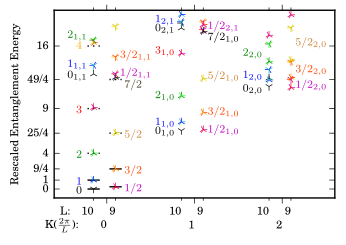

Write Python code to recreate this figure.
# coding: utf-8
from __future__ import division
#import matplotlib
#matplotlib.use('PDF')
from matplotlib.backends.backend_pdf import PdfPages
from DataAnalysis import data
from DataAnalysis import PEPS_plots as pp
import numpy as np
from matplotlib import pyplot as plt
from PEPS import IO_helper as IO
from PEPS import spectra_analyzer as spec
from PEPS.CylinderPEPS import run
from matplotlib.offsetbox import AnchoredOffsetbox, TextArea, DrawingArea, HPacker

from sfig import ticker
# from matplotlib import rcParams, ticker
# plot_params = {'axes.labelsize': 14,   # 8
               # 'title.fontsize': 14,   # 8
               # 'legend.fontsize': 14,  # 8
               # 'font.size': 14,        # 8
               # 'xtick.labelsize': 14,  # 8
               # 'ytick.labelsize': 14,  # 8
               # 'lines.markersize': 16, # 8
               # 'savefig.bbox': 'tight',   # tight
               # 'savefig.pad_inches': 0.1, # 0.1
               # 'text.usetex': True,
               # 'font.family': 'serif',
               # 'text.latex.preamble' : [r'\usepackage{amsmath}'],
               # 'figure.figsize': (10, 7)}  # (3.5, 2.5) default
# rcParams.update(plot_params)

i=10
stri = str(i)
IO.go_to_data_parent('interpolatedboson/a'+stri)
IO.add_to_path()
state = IO.get_state()
Ls = range(9, 11, 1)
L_min, L_max = min(Ls), max(Ls)
shift_func = lambda L: 0.1 if L==9 else -0.15
#shift_func = lambda L: 0.2*(L-L_max)/(L_max - L_min)
#shift_func = lambda L: 0

params = IO.Params.kw('LKN', L=Ls, K=[0], N=[0])
for p in params:
    run.create_edge_spectrum(state, p, overwrite=False)

spectrum = pp.load_edge_spectrum(state, Ls)
spectrum = pp.shift_boson_number(spectrum)

spectrum.add_as_prop(pp.energy, val='val')
data_name = 'energy'

pp.shift_and_scale(spectrum, scale=1) #just shift
data_name = 'E'
all_points = list(spectrum.points())

for point in all_points:
    if not point['L']%2:
        point['shifted_E'] = point['E']
    else:
        point['shifted_E'] = 2*point['E']+1/4
data_name = 'shifted_E'
spec_points = spectrum.collect(['K', 'N', 'band'], 'L', data_name)

spec_points.plot_toolbox = data.SpectraPlotTools()
spec_points.plot_toolbox.markers = ['1', '2', '3', '4']
#spec_points.plot_toolbox.markers
spec_points.update_plot_args(title='Edge Spectrum', xlabel='K', ylabel='Energy',
                                  xlim=[-0.6, 2.6], ylim=[-1, 20])
#even_colors = ['k', 'b', 'g', 'r', 'gold', 'orange', 'orangered', 'y','m', 'lime', 'c']    
color_pairs = [('k', 'k'), ('b', 'c'),('g', 'lime'),('r', 'm'),('orange', 'orangered'),('gold', 'y')] 
colors = [c for cp in color_pairs for c in cp]
def color_func(N):
    x=0
    if N<0:
        x=1
    if N%2==0: 
        return abs(N)+x
    else: #
        return abs(N)+1+4+x
        # return 11-abs(N)+x
spec_points.plot_toolbox.colors = colors
spec_points.plot_toolbox.color_func = color_func
fig, spec_ax = spec_points.plot_toolbox.spec_plot(spec_points, data_name,
                                                 shift_func=shift_func)
# if i!=10 and i!=0:
    # plt.title('Entanglement Spectrum for b=0.'+stri)
# elif i==10:
    # plt.title('Entanglement Spectrum for soft-core FBI')
# elif i==0:
    # plt.title('Entanglement Spectrum for hard-core FBI')
ax = plt.gca()
Ks = range(0, 3)

#x major ticks
ax.set_xticks(Ks)
ax.xaxis.set_tick_params(which='major', direction='out', pad=12)
ax.set_xticklabels([r'K($\frac{2\pi}{L}$):$\qquad$'+str(K) if K==0 else str(K) for K in Ks], ha='right')

#x minor ticks
ax.xaxis.set_tick_params(which='minor', direction='out')#, pad=-14)
ax.set_xticks([K+shift_func(L) for K in Ks for L in Ls], minor=True)
ax.set_xticklabels(['L:$\quad$'+str(L) if (K==0 and L==10) else str(L) for K in Ks for L in Ls], minor=True, ha='right')

#y ticks
ax.set_yticks([0, 1, 9/4, 4, 25/4, 9, 49/4, 16])
ax.set_yticklabels(['0', '1', '9/4', '4', '25/4', '9', '49/4', '16'])
ax.legend().set_visible(False)

#
eps = 0.07
hlin1=plt.hlines([0, 1], shift_func(L_max)-eps, shift_func(L_max)+eps, colors='k', linestyles='-')
hlin1=plt.hlines([1/4, 9/4], shift_func(L_min)-eps, shift_func(L_min)+eps, colors='k', linestyles='-')
hlin2=plt.hlines([4, 9, 16], shift_func(L_max)-eps, shift_func(L_max)+eps, colors='k', linestyles='dotted')
hlin2=plt.hlines([25/4, 49/4], shift_func(L_min)-eps, shift_func(L_min)+eps, colors='k', linestyles='dotted')

texts = []
def pop_text():
    texts[-1].remove()
    plt.draw()

# text = plt.text(-0.5,0-0.4,'$|0, 0\\rangle$', color='k')
# texts.append(text)
# text = plt.text(0.15,1/4-0.4,'$|1/2, 0\\rangle$', color='m')
# texts.append(text)
# text = plt.text(-0.5,1-0.4,'$|1, 0\\rangle$', color='b')
# texts.append(text)
# text = plt.text(0.15, 9/4-0.4,'$|3/2, 0\\rangle$', color='orangered')
# texts.append(text)
# text = plt.text(-0.5,4-0.4,'$|2, 0\\rangle$', color='g')
# texts.append(text)
# text = plt.text(0.15, 25/4-0.4,'$|5/2, 0\\rangle$', color='#CD7F32')
# texts.append(text)
# text = plt.text(-0.5,9-0.4,'$|3, 0\\rangle$', color='r')
# texts.append(text)
# text = plt.text(0.15, 49/4-0.4,'$|7/2, 0\\rangle$', color='#493D26')
# texts.append(text)
# text = plt.text(-0.5, 51/4-0.4,'$|0, 0\\rangle_{1, 1}$', color='k')
# texts.append(text)
# text = plt.text(0.15, 52/4-0.4,'$|1/2, 0\\rangle_{1, 1}$', color='m')
# texts.append(text)
# text = plt.text(-0.5, 56/4-0.4,'$|1, 0\\rangle_{1, 1}$', color='b')
# texts.append(text)
# text = plt.text(0.15, 60/4-0.4,'$|3/2, 0\\rangle_{1, 1}$', color='orangered')
# texts.append(text)
# text = plt.text(-0.5, 65/4-0.4,'$|4, 0\\rangle$', color='orange')
# texts.append(text)
# text = plt.text(-0.5, 69/4-0.4,'$|2, 0\\rangle_{1, 1}$', color='green')
# texts.append(text)
# text = plt.text(1-0.5,26/4-0.4,'$|0, 0\\rangle_{1, 0}$', color='k')
# texts.append(text)
# text = plt.text(1.15,27/4-0.4,'$|1/2, 0\\rangle_{1, 0}$', color='m')
# texts.append(text)
# text = plt.text(1-0.5,1+26/4-0.4,'$|1, 0\\rangle_{1, 0}$', color='b')
# texts.append(text)
# text = plt.text(1.15,9/4+26/4-0.4,'$|3/2, 0\\rangle_{1, 0}$', color='orangered')
# texts.append(text)
# text = plt.text(1-0.5,4+26/4-0.4,'$|2, 0\\rangle_{1, 0}$', color='green')
# texts.append(text)
# text = plt.text(1.15,25/4+26/4-0.4,'$|5/2, 0\\rangle_{1, 0}$', color='#CD7F32')
# texts.append(text)
# text = plt.text(1-0.5,9+26/4-0.4,'$|3, 0\\rangle_{1, 0}$', color='r')
# texts.append(text)
# text = plt.text(1-0.5,11.5+26/4-0.4,'$|0, 0\\rangle_{2, 1}$', color='k')
# texts.append(text)
# text = plt.text(1.15,11.5+1/4+26/4-0.4,'$|1/2, 0\\rangle_{2, 1}$', color='m')
# texts.append(text)
# text = plt.text(1-0.5,11.5+1+26/4-0.4,'$|1, 0\\rangle_{2, 1}$', color='b')
# texts.append(text)
# text = plt.text(2-0.5,11.25-0.4,'$|0, 0\\rangle_{2, 0}$', color='k')
# texts.append(text)
# text = plt.text(2.15,2/4+11.25-0.4,'$|1/2, 0\\rangle_{2, 0}$', color='m')
# texts.append(text)
# text = plt.text(2-0.5,1+2/4+11.25-0.4,'$|1, 0\\rangle_{2, 0}$', color='b')
# texts.append(text)
# text = plt.text(2.15,1+3/4+2/4+11.25-0.4,'$|3/2, 0\\rangle_{2, 0}$', color='orangered')
# texts.append(text)
# text = plt.text(2-0.5,4+11.25-0.4,'$|2, 0\\rangle_{2, 0}$', color='g')
# texts.append(text)
text = plt.text(-0.35,0-0.5,'$0$', color='k')
texts.append(text)
text = plt.text(0.2,1/4-0.5,'$1/2$', color='m')
texts.append(text)
text = plt.text(-0.35,1-0.5,'$1$', color='b')
texts.append(text)
text = plt.text(0.2, 9/4-0.5,'$3/2$', color='orangered')
texts.append(text)
text = plt.text(-0.35,4-0.5,'$2$', color='g')
texts.append(text)
text = plt.text(0.2, 25/4-0.5,'$5/2$', color='#CD7F32')
texts.append(text)
text = plt.text(-0.35,9-0.5,'$3$', color='r')
texts.append(text)
text = plt.text(0.2, 49/4-0.5-0.4,'$7/2$', color='#493D26')
texts.append(text)
text = plt.text(-0.45, 51/4-0.5,'$0_{1, 1}$', color='k')
texts.append(text)
text = plt.text(0.15, 52/4-0.5,'$1/2_{1, 1}$', color='m')
texts.append(text)
text = plt.text(-0.45, 56/4-0.5,'$1_{1, 1}$', color='b')
texts.append(text)
text = plt.text(0.15, 60/4-0.5,'$3/2_{1, 1}$', color='orangered')
texts.append(text)
text = plt.text(-0.35, 65/4-0.5-0.05,'$4$', color='orange')
texts.append(text)
text = plt.text(-0.45, 69/4-0.5,'$2_{1, 1}$', color='green')
texts.append(text)
text = plt.text(1-0.45,26/4-0.5,'$0_{1, 0}$', color='k')
texts.append(text)
text = plt.text(1.15,27/4-0.5-0.1,'$1/2_{1, 0}$', color='m')
texts.append(text)
text = plt.text(1-0.45,1+26/4-0.5,'$1_{1, 0}$', color='b')
texts.append(text)
text = plt.text(1.15,9/4+26/4-0.5-0.1,'$3/2_{1, 0}$', color='orangered')
texts.append(text)
text = plt.text(1-0.45,4+26/4-0.5,'$2_{1, 0}$', color='green')
texts.append(text)
text = plt.text(1.15,25/4+26/4-0.5-0.1,'$5/2_{1, 0}$', color='#CD7F32')
texts.append(text)
text = plt.text(1-0.45,9+26/4-0.5,'$3_{1, 0}$', color='r')
texts.append(text)
text = plt.text(1-0.45,11.5+26/4-0.5,'$0_{2, 1}$', color='k')
texts.append(text)
text = plt.text(1.15,11.5+1/4+25/4-0.5-1,'$7/2_{1, 0}$', color='k')
texts.append(text)
text = plt.text(1.15,11.5+1/4+26/4-0.5,'$1/2_{2, 1}$', color='m')
texts.append(text)
text = plt.text(1-0.45,11.5+1+26/4-0.5,'$1_{2, 1}$', color='b')
texts.append(text)
text = plt.text(2-0.45,11.25-0.5,'$0_{2, 0}$', color='k')
texts.append(text)
text = plt.text(2.15,2/4+11.25-0.5-0.1,'$1/2_{2, 0}$', color='m')
texts.append(text)
text = plt.text(2-0.45,1+2/4+11.25-0.5,'$1_{2, 0}$', color='b')
texts.append(text)
text = plt.text(2.15,1+3/4+2/4+11.25-0.5-0.1,'$3/2_{2, 0}$', color='orangered')
texts.append(text)
text = plt.text(2.15,4+3/4+2/4+11.25-0.5-0.1,'$5/2_{2, 0}$', color='#CD7F32')
texts.append(text)
text = plt.text(2-0.45,4+11.25-0.5,'$2_{2, 0}$', color='g')
texts.append(text)

plt.title('')
plt.ylabel('Rescaled Entanglement Energy')
plt.xlabel('')

#text = plt.text(1.7, 1, 'L')
#text.set_y(0.25)
plt.tight_layout()
plt.show()
